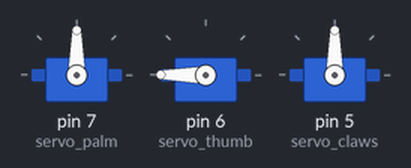
The sketch below on a simulated Arduino Uno, built with avr-gcc and run on an emulated ATmega328P. Shown: 3 × servo. What the sketch prints to the serial monitor is not drawn.

Above: at 9.1 s.
At 27.1 s:
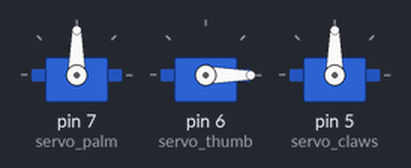
At 36.7 s:
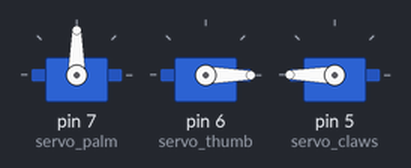
Timing chart, 0 to 38.2 s (numbered marks = the images above):
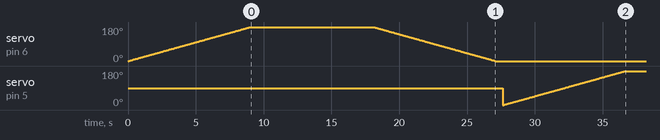

Measured:
- by itself, servo on pin 6 (servo_thumb): rises from 0° to 180° in 9.0 s, then falls to 0° in 18.1 s

The sketch:

servo_test.ino
```cpp
#include <Servo.h>
#define servo_palm   7
#define servo_thumb 6
#define servo_claws 5

Servo palm;
Servo thumb;
Servo claws;

void setup()
{
 // pinMode(servo_palm,     OUTPUT);
  //pinMode(servo_thumb,   OUTPUT);
  //pinMode(servo_claws,   OUTPUT);

  palm.attach(servo_palm);
  thumb.attach(servo_thumb);
  claws.attach(servo_claws);
  Serial.begin(9600);
  Serial.println("ready");
}

void loop()
{
  // put your main code here, to run repeatedly:
  /*for(int i = 0; i <= 270; i++)
  {
    palm.write(i);
    delay(50);
  }
  for(int i = 270; i >= 0; i--)
  {
    palm.write(i);
    delay(50);
  }
  delay(500); */
  for(int i = 0; i <= 270; i++)
  {
    thumb.write(i);
    delay(50);
  }
  for(int i = 270; i >= 0; i--)
  {
    thumb.write(i);
    delay(50);
  }
  delay(500);
  for(int i = 0; i <= 270; i++)
  {
    claws.write(i);
    delay(50);
  }
  for(int i = 270; i >= 0; i--)
  {
    claws.write(i);
    delay(50);
  }
  //palm.write(120);
  //delay(1500);
  //thumb.write(0);
  //delay(1500);
  // claws.write(0);
  //delay(1000);
}
```
